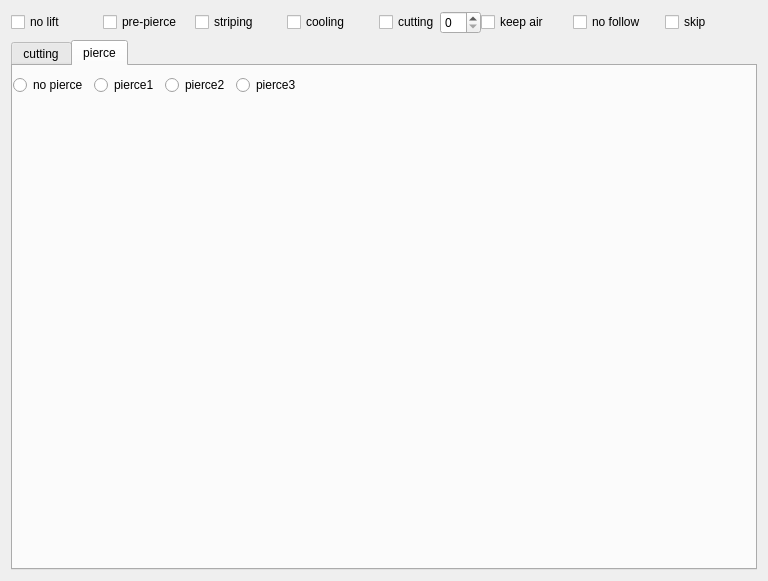
<?xml version="1.0" encoding="UTF-8"?>
<ui version="4.0">
 <class>LayerCfgForm</class>
 <widget class="QWidget" name="LayerCfgForm">
  <property name="geometry">
   <rect>
    <x>0</x>
    <y>0</y>
    <width>768</width>
    <height>581</height>
   </rect>
  </property>
  <property name="windowTitle">
   <string>Form</string>
  </property>
  <layout class="QVBoxLayout" name="verticalLayout">
   <item>
    <layout class="QHBoxLayout" name="horizontalLayout_2">
     <property name="spacing">
      <number>0</number>
     </property>
     <item>
      <widget class="QCheckBox" name="no_lift_chb_">
       <property name="text">
        <string>no lift</string>
       </property>
      </widget>
     </item>
     <item>
      <widget class="QCheckBox" name="pre_pierce_chb_">
       <property name="text">
        <string>pre-pierce</string>
       </property>
      </widget>
     </item>
     <item>
      <widget class="QCheckBox" name="striping_chb_">
       <property name="text">
        <string>striping</string>
       </property>
      </widget>
     </item>
     <item>
      <widget class="QCheckBox" name="cooling_chb_">
       <property name="text">
        <string>cooling</string>
       </property>
      </widget>
     </item>
     <item>
      <layout class="QHBoxLayout" name="horizontalLayout">
       <property name="spacing">
        <number>0</number>
       </property>
       <item>
        <widget class="QCheckBox" name="cutting_chb_">
         <property name="text">
          <string>cutting</string>
         </property>
        </widget>
       </item>
       <item>
        <widget class="QSpinBox" name="cutting_spb_">
         <property name="minimum">
          <number>0</number>
         </property>
         <property name="value">
          <number>0</number>
         </property>
        </widget>
       </item>
      </layout>
     </item>
     <item>
      <widget class="QCheckBox" name="keep_air_chb_">
       <property name="text">
        <string>keep air</string>
       </property>
      </widget>
     </item>
     <item>
      <widget class="QCheckBox" name="no_follow_chb_">
       <property name="text">
        <string>no follow</string>
       </property>
      </widget>
     </item>
     <item>
      <widget class="QCheckBox" name="skip_chb_">
       <property name="text">
        <string>skip</string>
       </property>
      </widget>
     </item>
    </layout>
   </item>
   <item>
    <widget class="QTabWidget" name="plc_cfg_">
     <property name="currentIndex">
      <number>1</number>
     </property>
     <widget class="QWidget" name="cutting_">
      <attribute name="title">
       <string>cutting</string>
      </attribute>
      <layout class="QHBoxLayout" name="horizontalLayout_4">
       <item>
        <widget class="CraftParam" name="cutting1_" native="true"/>
       </item>
       <item>
        <spacer name="horizontalSpacer">
         <property name="orientation">
          <enum>Qt::Horizontal</enum>
         </property>
         <property name="sizeHint" stdset="0">
          <size>
           <width>709</width>
           <height>20</height>
          </size>
         </property>
        </spacer>
       </item>
      </layout>
     </widget>
     <widget class="QWidget" name="pierce_">
      <attribute name="title">
       <string>pierce</string>
      </attribute>
      <layout class="QVBoxLayout" name="verticalLayout_2" stretch="1,22">
       <property name="leftMargin">
        <number>0</number>
       </property>
       <property name="rightMargin">
        <number>0</number>
       </property>
       <item>
        <layout class="QHBoxLayout" name="horizontalLayout_3">
         <item>
          <widget class="QRadioButton" name="no_pierce_rb_">
           <property name="text">
            <string>no pierce</string>
           </property>
          </widget>
         </item>
         <item>
          <widget class="QRadioButton" name="pierce1_rb_">
           <property name="text">
            <string>pierce1</string>
           </property>
          </widget>
         </item>
         <item>
          <widget class="QRadioButton" name="pierce2_rb_">
           <property name="text">
            <string>pierce2</string>
           </property>
          </widget>
         </item>
         <item>
          <widget class="QRadioButton" name="pierce3_rb_">
           <property name="text">
            <string>pierce3</string>
           </property>
          </widget>
         </item>
         <item>
          <spacer name="horizontalSpacer_2">
           <property name="orientation">
            <enum>Qt::Horizontal</enum>
           </property>
           <property name="sizeHint" stdset="0">
            <size>
             <width>40</width>
             <height>20</height>
            </size>
           </property>
          </spacer>
         </item>
        </layout>
       </item>
       <item>
        <layout class="QHBoxLayout" name="horizontalLayout_5">
         <item>
          <widget class="CraftParam" name="pierce1_" native="true"/>
         </item>
         <item>
          <widget class="CraftParam" name="pierce2_" native="true"/>
         </item>
         <item>
          <widget class="CraftParam" name="pierce3_" native="true"/>
         </item>
        </layout>
       </item>
      </layout>
     </widget>
    </widget>
   </item>
  </layout>
 </widget>
 <customwidgets>
  <customwidget>
   <class>CraftParam</class>
   <extends>QWidget</extends>
   <header location="global">craftparam.h</header>
   <container>1</container>
   <slots>
    <signal>dataChanged()</signal>
    <slot>onDisable(bool)</slot>
    <slot>onEnable(bool)</slot>
   </slots>
  </customwidget>
 </customwidgets>
 <resources/>
 <connections>
  <connection>
   <sender>cutting1_</sender>
   <signal>dataChanged()</signal>
   <receiver>LayerCfgForm</receiver>
   <slot>onCuttingUpdate()</slot>
   <hints>
    <hint type="sourcelabel">
     <x>29</x>
     <y>97</y>
    </hint>
    <hint type="destinationlabel">
     <x>-7</x>
     <y>269</y>
    </hint>
   </hints>
  </connection>
  <connection>
   <sender>pierce1_</sender>
   <signal>dataChanged()</signal>
   <receiver>LayerCfgForm</receiver>
   <slot>onPierce1Update()</slot>
   <hints>
    <hint type="sourcelabel">
     <x>12</x>
     <y>302</y>
    </hint>
    <hint type="destinationlabel">
     <x>-3</x>
     <y>309</y>
    </hint>
   </hints>
  </connection>
  <connection>
   <sender>pierce2_</sender>
   <signal>dataChanged()</signal>
   <receiver>LayerCfgForm</receiver>
   <slot>onPierce2Update()</slot>
   <hints>
    <hint type="sourcelabel">
     <x>263</x>
     <y>325</y>
    </hint>
    <hint type="destinationlabel">
     <x>3</x>
     <y>372</y>
    </hint>
   </hints>
  </connection>
  <connection>
   <sender>pierce3_</sender>
   <signal>dataChanged()</signal>
   <receiver>LayerCfgForm</receiver>
   <slot>onPierce3Update()</slot>
   <hints>
    <hint type="sourcelabel">
     <x>512</x>
     <y>294</y>
    </hint>
    <hint type="destinationlabel">
     <x>482</x>
     <y>581</y>
    </hint>
   </hints>
  </connection>
  <connection>
   <sender>no_pierce_rb_</sender>
   <signal>toggled(bool)</signal>
   <receiver>pierce1_</receiver>
   <slot>onDisable(bool)</slot>
   <hints>
    <hint type="sourcelabel">
     <x>66</x>
     <y>108</y>
    </hint>
    <hint type="destinationlabel">
     <x>174</x>
     <y>136</y>
    </hint>
   </hints>
  </connection>
  <connection>
   <sender>no_pierce_rb_</sender>
   <signal>toggled(bool)</signal>
   <receiver>pierce2_</receiver>
   <slot>onDisable(bool)</slot>
   <hints>
    <hint type="sourcelabel">
     <x>22</x>
     <y>95</y>
    </hint>
    <hint type="destinationlabel">
     <x>349</x>
     <y>122</y>
    </hint>
   </hints>
  </connection>
  <connection>
   <sender>no_pierce_rb_</sender>
   <signal>toggled(bool)</signal>
   <receiver>pierce3_</receiver>
   <slot>onDisable(bool)</slot>
   <hints>
    <hint type="sourcelabel">
     <x>43</x>
     <y>89</y>
    </hint>
    <hint type="destinationlabel">
     <x>598</x>
     <y>124</y>
    </hint>
   </hints>
  </connection>
  <connection>
   <sender>pierce1_rb_</sender>
   <signal>toggled(bool)</signal>
   <receiver>pierce1_</receiver>
   <slot>onEnable(bool)</slot>
   <hints>
    <hint type="sourcelabel">
     <x>170</x>
     <y>100</y>
    </hint>
    <hint type="destinationlabel">
     <x>140</x>
     <y>127</y>
    </hint>
   </hints>
  </connection>
  <connection>
   <sender>pierce1_rb_</sender>
   <signal>toggled(bool)</signal>
   <receiver>pierce2_</receiver>
   <slot>onDisable(bool)</slot>
   <hints>
    <hint type="sourcelabel">
     <x>172</x>
     <y>99</y>
    </hint>
    <hint type="destinationlabel">
     <x>299</x>
     <y>124</y>
    </hint>
   </hints>
  </connection>
  <connection>
   <sender>pierce1_rb_</sender>
   <signal>toggled(bool)</signal>
   <receiver>pierce3_</receiver>
   <slot>onDisable(bool)</slot>
   <hints>
    <hint type="sourcelabel">
     <x>189</x>
     <y>105</y>
    </hint>
    <hint type="destinationlabel">
     <x>553</x>
     <y>137</y>
    </hint>
   </hints>
  </connection>
  <connection>
   <sender>pierce2_rb_</sender>
   <signal>toggled(bool)</signal>
   <receiver>pierce1_</receiver>
   <slot>onEnable(bool)</slot>
   <hints>
    <hint type="sourcelabel">
     <x>247</x>
     <y>98</y>
    </hint>
    <hint type="destinationlabel">
     <x>224</x>
     <y>133</y>
    </hint>
   </hints>
  </connection>
  <connection>
   <sender>pierce2_rb_</sender>
   <signal>toggled(bool)</signal>
   <receiver>pierce2_</receiver>
   <slot>onEnable(bool)</slot>
   <hints>
    <hint type="sourcelabel">
     <x>265</x>
     <y>108</y>
    </hint>
    <hint type="destinationlabel">
     <x>281</x>
     <y>119</y>
    </hint>
   </hints>
  </connection>
  <connection>
   <sender>pierce2_rb_</sender>
   <signal>toggled(bool)</signal>
   <receiver>pierce3_</receiver>
   <slot>onDisable(bool)</slot>
   <hints>
    <hint type="sourcelabel">
     <x>273</x>
     <y>96</y>
    </hint>
    <hint type="destinationlabel">
     <x>537</x>
     <y>117</y>
    </hint>
   </hints>
  </connection>
  <connection>
   <sender>pierce3_rb_</sender>
   <signal>toggled(bool)</signal>
   <receiver>pierce1_</receiver>
   <slot>onEnable(bool)</slot>
   <hints>
    <hint type="sourcelabel">
     <x>352</x>
     <y>104</y>
    </hint>
    <hint type="destinationlabel">
     <x>79</x>
     <y>127</y>
    </hint>
   </hints>
  </connection>
  <connection>
   <sender>pierce3_rb_</sender>
   <signal>toggled(bool)</signal>
   <receiver>pierce2_</receiver>
   <slot>onEnable(bool)</slot>
   <hints>
    <hint type="sourcelabel">
     <x>355</x>
     <y>91</y>
    </hint>
    <hint type="destinationlabel">
     <x>439</x>
     <y>125</y>
    </hint>
   </hints>
  </connection>
  <connection>
   <sender>pierce3_rb_</sender>
   <signal>toggled(bool)</signal>
   <receiver>pierce3_</receiver>
   <slot>onEnable(bool)</slot>
   <hints>
    <hint type="sourcelabel">
     <x>356</x>
     <y>103</y>
    </hint>
    <hint type="destinationlabel">
     <x>624</x>
     <y>125</y>
    </hint>
   </hints>
  </connection>
  <connection>
   <sender>cutting_chb_</sender>
   <signal>toggled(bool)</signal>
   <receiver>cutting_spb_</receiver>
   <slot>setEnabled(bool)</slot>
   <hints>
    <hint type="sourcelabel">
     <x>405</x>
     <y>24</y>
    </hint>
    <hint type="destinationlabel">
     <x>474</x>
     <y>35</y>
    </hint>
   </hints>
  </connection>
 </connections>
 <slots>
  <slot>onCuttingUpdate()</slot>
  <slot>onPierce1Update()</slot>
  <slot>onPierce2Update()</slot>
  <slot>onPierce3Update()</slot>
 </slots>
</ui>
